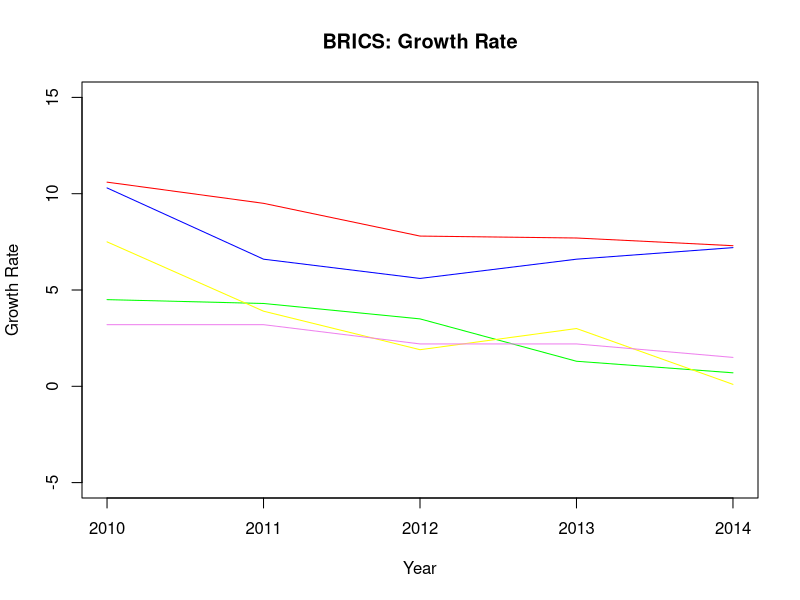
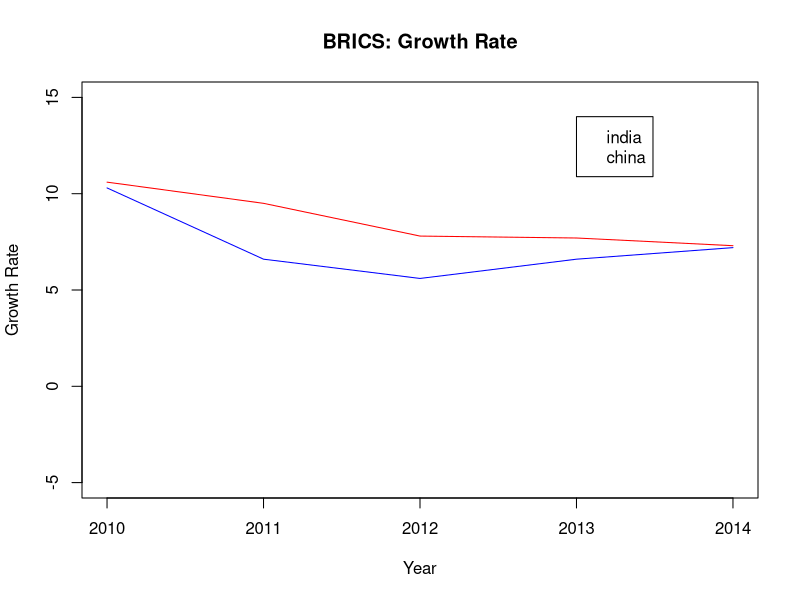
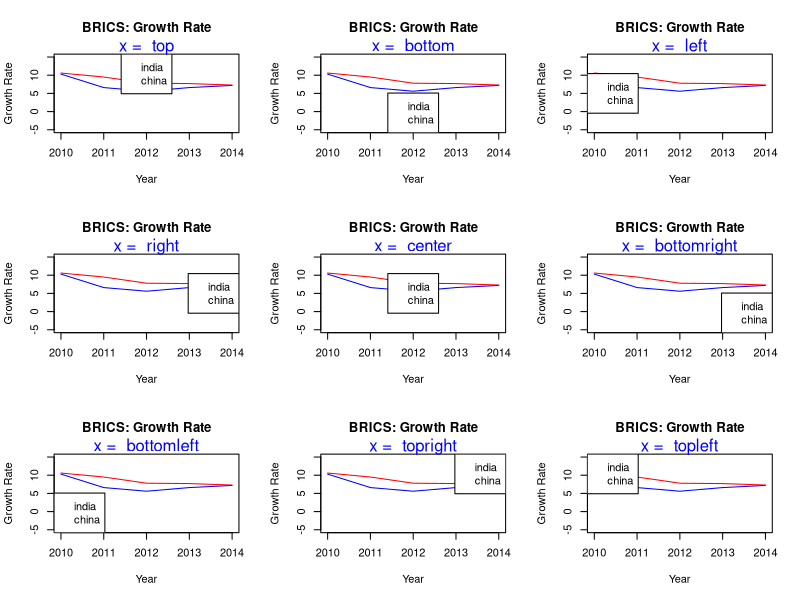
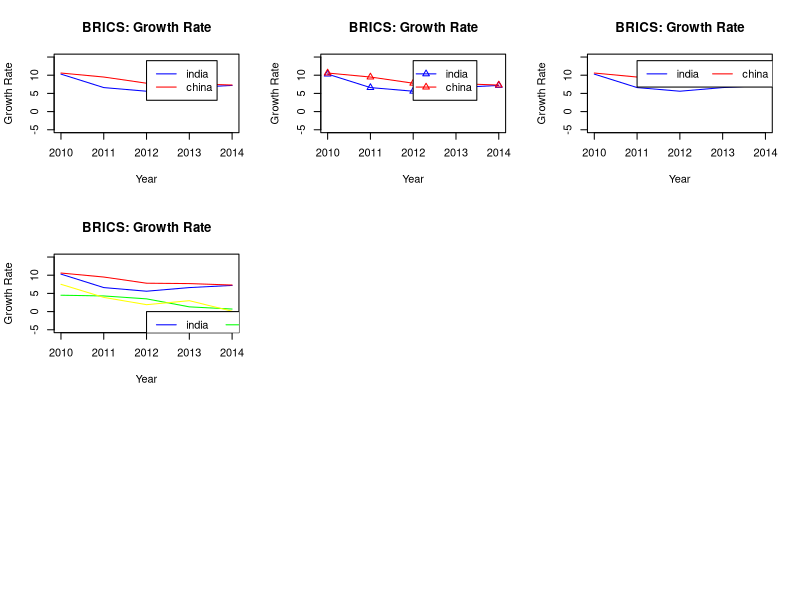
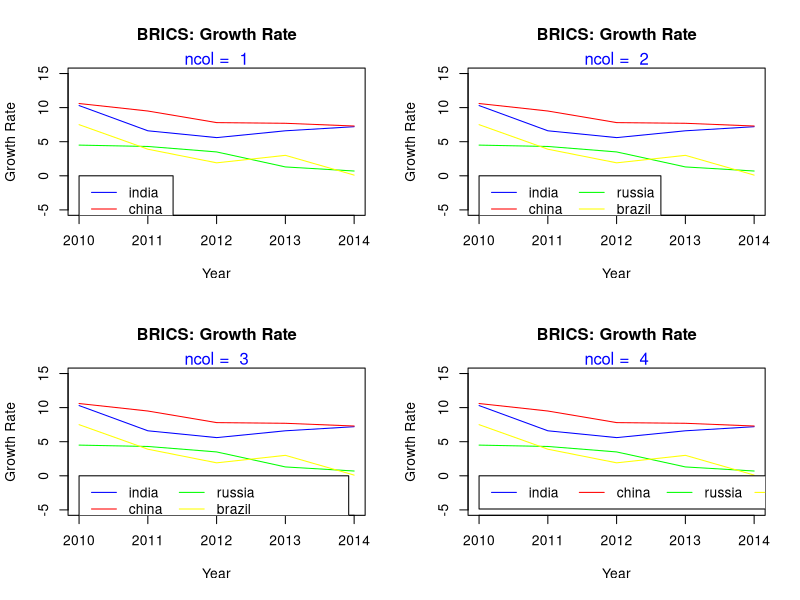
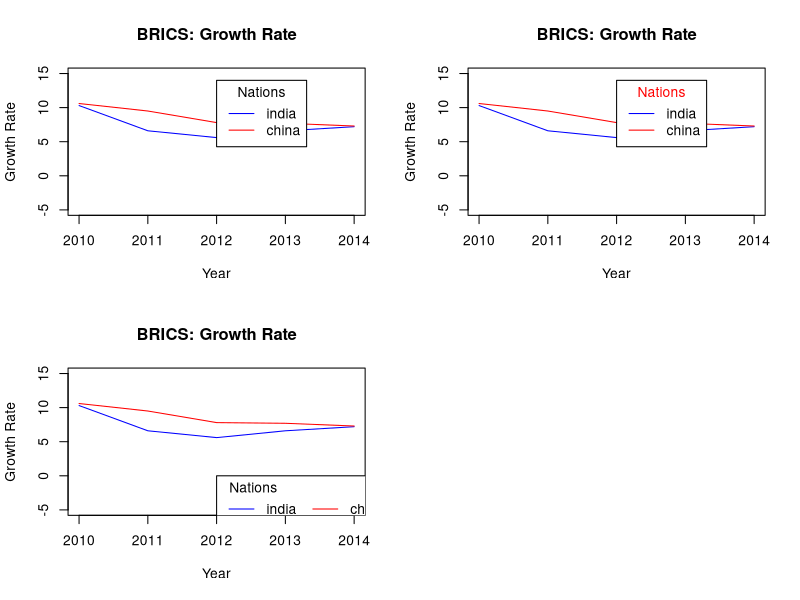
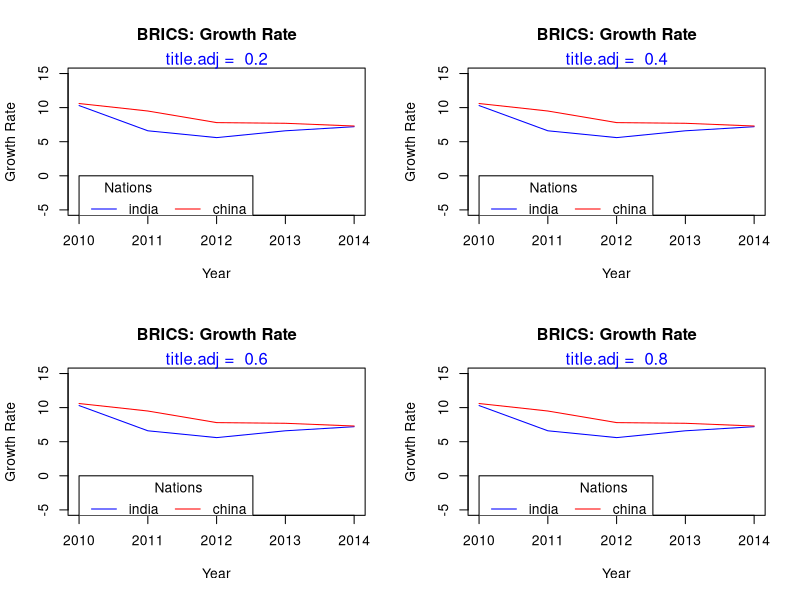
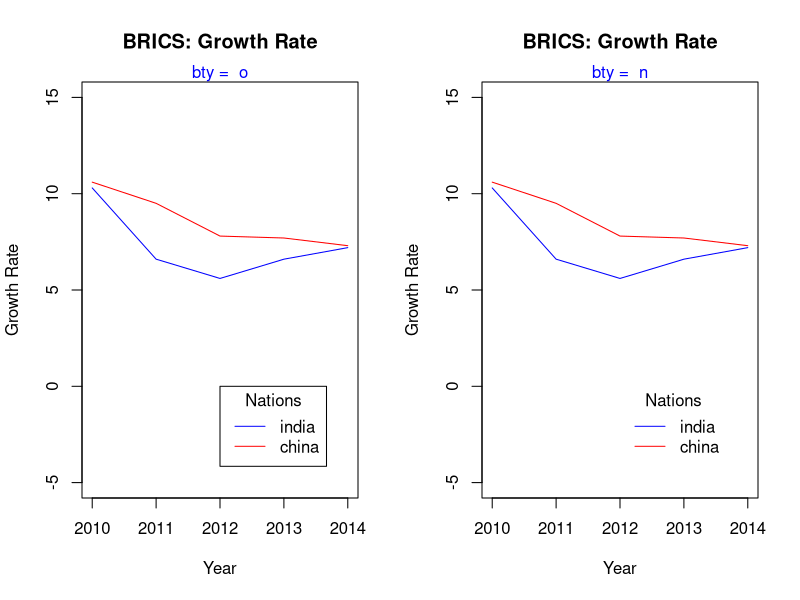

Here is the R script that generated these plots, in order:
## ---- chunk 1
year <- seq(2010, 2014, 1)
india <- c(10.3, 6.6, 5.6, 6.6, 7.2)
china <- c(10.6, 9.5, 7.8, 7.7, 7.3)
russia <- c(4.5, 4.3, 3.5, 1.3, 0.7)
brazil <- c(7.5, 3.9, 1.9, 3.0, 0.1)
s_africa <- c(3.2, 3.2, 2.2, 2.2, 1.5)
gdp <- data.frame(year, india, china, russia, brazil, s_africa, stringsAsFactors = FALSE)
gdp
## ---- chunk 2
{plot(gdp$year, gdp$india, type = 'l',
      ylim = c(-5, 15), xlab = 'Year',
      ylab = 'Growth Rate', col = 'blue',
      main = 'BRICS: Growth Rate')
lines(gdp$year, gdp$china, col = 'red')
lines(gdp$year, gdp$russia, col = 'green')
lines(gdp$year, gdp$brazil, col = 'yellow')
lines(gdp$year, gdp$s_africa, col = 'violet')}
## ---- chunk 3
{plot(gdp$year, gdp$india, type = 'l',
      ylim = c(-5, 15), xlab = 'Year',
      ylab = 'Growth Rate', col = 'blue',
      main = 'BRICS: Growth Rate')
lines(gdp$year, gdp$china, col = 'red')
legend(x = 2013, y = 14, legend = c('india', 'china'))}
## ---- chunk 4
init <- par(no.readonly = TRUE)
par(mfrow = c(3, 3))
values <- c('top', 'bottom', 'left', 'right', 'center',
            'bottomright', 'bottomleft', 'topright', 'topleft')
for (i in values) {
  plot(gdp$year, gdp$india, type = 'l',
      ylim = c(-5, 15), xlab = 'Year',
      ylab = 'Growth Rate', col = 'blue',
      main = 'BRICS: Growth Rate')
  lines(gdp$year, gdp$china, col = 'red')
  legend(x = i, legend = c('india', 'china'))
  mtext(paste("x = ", i), side = 3, col = "blue")
}
## ---- chunk 5
{plot(gdp$year, gdp$india, type = 'l',
      ylim = c(-5, 15), xlab = 'Year',
      ylab = 'Growth Rate', col = 'blue',
      main = 'BRICS: Growth Rate')
lines(gdp$year, gdp$china, col = 'red')
legend(x = 2012, y = 14, legend = c('india', 'china'),
       lty = 1, col = c('blue', 'red'))}
## ---- chunk 6
{plot(gdp$year, gdp$india, type = 'l',
      ylim = c(-5, 15), xlab = 'Year',
      ylab = 'Growth Rate', col = 'blue',
      main = 'BRICS: Growth Rate')
points(gdp$year, gdp$india, pch = 2, col = 'blue')
lines(gdp$year, gdp$china, col = 'red')
points(gdp$year, gdp$china, pch = 2, col = 'red')
legend(x = 2012, y = 14, legend = c('india', 'china'),
       lty = 1, pch = 2, col = c('blue', 'red'))}
## ---- chunk 7
{plot(gdp$year, gdp$india, type = 'l',
      ylim = c(-5, 15), xlab = 'Year',
      ylab = 'Growth Rate', col = 'blue',
      main = 'BRICS: Growth Rate')
lines(gdp$year, gdp$china, col = 'red')
legend(x = 2011, y = 14, legend = c('india', 'china'),
       lty = 1, col = c('blue', 'red'),
       horiz = TRUE)}
## ---- chunk 8
{plot(gdp$year, gdp$india, type = 'l',
      ylim = c(-5, 15), xlab = 'Year',
      ylab = 'Growth Rate', col = 'blue',
      main = 'BRICS: Growth Rate')
lines(gdp$year, gdp$china, col = 'red')
lines(gdp$year, gdp$russia, col = 'green')
lines(gdp$year, gdp$brazil, col = 'yellow')
legend(x = 2012, y = 0, legend = c('india', 'china', 'russia', 'brazil'),
       lty = 1, col = c('blue', 'red', 'green', 'yellow'),
       ncol = 2)}
## ---- chunk 9
init <- par(no.readonly = TRUE)
par(mfrow = c(2, 2))
values <- c(1, 2, 3, 4)
for (i in values) {
  plot(gdp$year, gdp$india, type = 'l',
      ylim = c(-5, 15), xlab = 'Year',
      ylab = 'Growth Rate', col = 'blue',
      main = 'BRICS: Growth Rate')
  lines(gdp$year, gdp$china, col = 'red')
  lines(gdp$year, gdp$russia, col = 'green')
  lines(gdp$year, gdp$brazil, col = 'yellow')
  legend(x = 2010, y = 0, legend = c('india', 'china', 'russia','brazil'),
       lty = 1, col = c('blue', 'red', 'green', 'yellow'),
       ncol = i)
  mtext(paste("ncol = ", i), side = 3, col = "blue")
}
## ---- chunk 10
{plot(gdp$year, gdp$india, type = 'l',
      ylim = c(-5, 15), xlab = 'Year',
      ylab = 'Growth Rate', col = 'blue',
      main = 'BRICS: Growth Rate')
lines(gdp$year, gdp$china, col = 'red')
legend(x = 2012, y = 14, legend = c('india', 'china'),
       lty = 1, col = c('blue', 'red'),
       title = 'Nations')}
## ---- chunk 11
{plot(gdp$year, gdp$india, type = 'l',
      ylim = c(-5, 15), xlab = 'Year',
      ylab = 'Growth Rate', col = 'blue',
      main = 'BRICS: Growth Rate')
lines(gdp$year, gdp$china, col = 'red')
legend(x = 2012, y = 14, legend = c('india', 'china'),
       lty = 1, col = c('blue', 'red'),
       title = 'Nations', title.col = 'red')}
## ---- chunk 12
{plot(gdp$year, gdp$india, type = 'l',
      ylim = c(-5, 15), xlab = 'Year',
      ylab = 'Growth Rate', col = 'blue',
      main = 'BRICS: Growth Rate')
lines(gdp$year, gdp$china, col = 'red')
legend(x = 2012, y = 0, legend = c('india', 'china'),
       lty = 1, col = c('blue', 'red'), horiz = TRUE,
       title = 'Nations', title.adj = 0.1)}
## ---- chunk 13
init <- par(no.readonly = TRUE)
par(mfrow = c(2, 2))
values <- c(0.2, 0.4, 0.6, 0.8)
for (i in values) {
  plot(gdp$year, gdp$india, type = 'l',
      ylim = c(-5, 15), xlab = 'Year',
      ylab = 'Growth Rate', col = 'blue',
      main = 'BRICS: Growth Rate')
  lines(gdp$year, gdp$china, col = 'red')
  legend(x = 2010, y = 0, legend = c('india', 'china'),
       lty = 1, col = c('blue', 'red'), horiz = TRUE,
       title = 'Nations', title.adj = i)
  mtext(paste("title.adj = ", i), side = 3, col = "blue")
}
## ---- chunk 14
option <- c('Box Type', 'Background Color', 'Border Line Type',
            'Border Line Width', 'Border Line Color', 
            'Horizontal Justification', 'Vertical Justification',
            'Text Color', 'Text Font')
argument <- c('bty', 'bg', 'box.lty', 'box.lwd', 'box.col',
              'xjust', 'yjust', 'text.col', 'text.font')
values <- c('o, n', 'blue, #0000ff', '1:5', '0.5, 1, 1.5',
            'blue, #0000ff', '0:1', '0:1', 'blue, #0000ff',
            '1:5')
legend <- data.frame(option, argument, values)
knitr::kable(legend, format = "markdown", caption = "Legend Box Options")
## ---- chunk 15
init <- par(no.readonly = TRUE)
par(mfrow = c(1, 2))
values <- c('o', 'n')
for (i in values) {
  plot(gdp$year, gdp$india, type = 'l',
      ylim = c(-5, 15), xlab = 'Year',
      ylab = 'Growth Rate', col = 'blue',
      main = 'BRICS: Growth Rate')
  lines(gdp$year, gdp$china, col = 'red')
  legend(x = 2012, y = 0, legend = c('india', 'china'),
       lty = 1, col = c('blue', 'red'), bty = i,
       title = 'Nations')
  mtext(paste("bty = ", i), side = 3, col = "blue")
}
## ---- chunk 16
{plot(gdp$year, gdp$india, type = 'l',
      ylim = c(-5, 15), xlab = 'Year',
      ylab = 'Growth Rate', col = 'blue',
      main = 'BRICS: Growth Rate')
lines(gdp$year, gdp$china, col = 'red')
legend(x = 2012, y = 0, legend = c('india', 'china'),
       lty = 1, col = c('blue', 'red'), bg = '#ffff66',
       title = 'Nations')}
## ---- chunk 17
{plot(gdp$year, gdp$india, type = 'l',
      ylim = c(-5, 15), xlab = 'Year',
      ylab = 'Growth Rate', col = 'blue',
      main = 'BRICS: Growth Rate')
lines(gdp$year, gdp$china, col = 'red')
legend(x = 2012, y = 0, legend = c('india', 'china'),
       lty = 1, col = c('blue', 'red'), title = 'Nations',
       box.lty = 3, box.lwd = 1.5, box.col = 'green')}
## ---- chunk 18
init <- par(no.readonly = TRUE)
par(mfrow = c(1, 3))
values <- c(0, 0.5, 1)
for (i in values) {
  plot(gdp$year, gdp$india, type = 'l',
      ylim = c(-5, 15), xlab = 'Year',
      ylab = 'Growth Rate', col = 'blue',
      main = 'BRICS: Growth Rate')
  lines(gdp$year, gdp$china, col = 'red')
  legend(x = 2012, y = 0, legend = c('india', 'china'),
       lty = 1, col = c('blue', 'red'), xjust = i,
       title = 'Nations')
  mtext(paste("xjust = ", i), side = 3, col = "blue")
}
## ---- chunk 19
init <- par(no.readonly = TRUE)
par(mfrow = c(1, 3))
values <- c(0, 0.5, 1)
for (i in values) {
  plot(gdp$year, gdp$india, type = 'l',
      ylim = c(-5, 15), xlab = 'Year',
      ylab = 'Growth Rate', col = 'blue',
      main = 'BRICS: Growth Rate')
  lines(gdp$year, gdp$china, col = 'red')
  legend(x = 2012, y = 0, legend = c('india', 'china'),
       lty = 1, col = c('blue', 'red'), yjust = i,
       title = 'Nations')
  mtext(paste("xjust = ", i), side = 3, col = "blue")
}
## ---- chunk 20
{plot(gdp$year, gdp$india, type = 'l',
      ylim = c(-5, 15), xlab = 'Year',
      ylab = 'Growth Rate', col = 'blue',
      main = 'BRICS: Growth Rate')
lines(gdp$year, gdp$china, col = 'red')
legend(x = 2012, y = 0, legend = c('india', 'china'),
       lty = 1, col = c('blue', 'red'), title = 'Nations',
       text.col = 'green', text.font = 3)}
